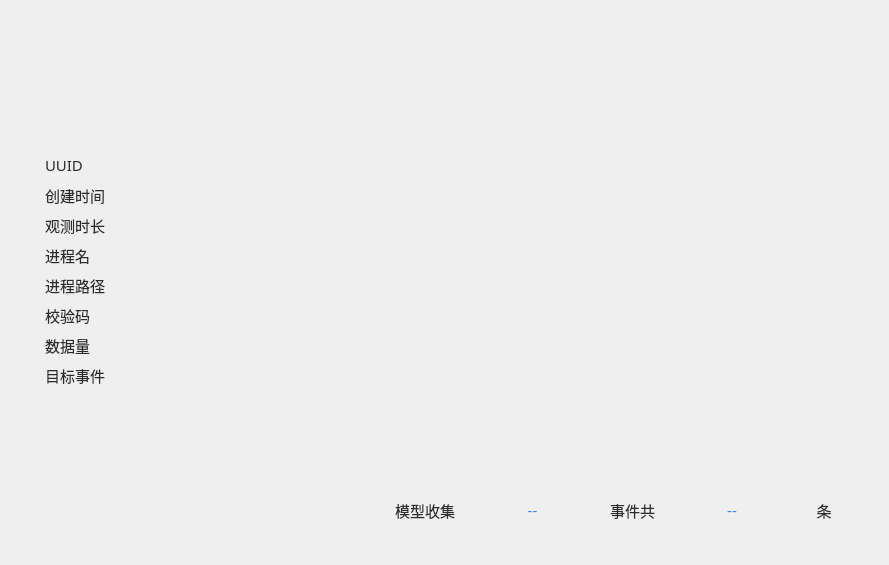
<?xml version="1.0" encoding="UTF-8"?>
<ui version="4.0">
 <class>SummaryView</class>
 <widget class="QWidget" name="SummaryView">
  <property name="geometry">
   <rect>
    <x>0</x>
    <y>0</y>
    <width>889</width>
    <height>565</height>
   </rect>
  </property>
  <property name="sizePolicy">
   <sizepolicy hsizetype="Preferred" vsizetype="Preferred">
    <horstretch>0</horstretch>
    <verstretch>0</verstretch>
   </sizepolicy>
  </property>
  <property name="minimumSize">
   <size>
    <width>0</width>
    <height>0</height>
   </size>
  </property>
  <property name="maximumSize">
   <size>
    <width>16777215</width>
    <height>16777215</height>
   </size>
  </property>
  <property name="windowTitle">
   <string>SummaryView</string>
  </property>
  <property name="styleSheet">
   <string notr="true"/>
  </property>
  <layout class="QGridLayout" name="gridLayout" columnstretch="0,1">
   <property name="leftMargin">
    <number>30</number>
   </property>
   <property name="topMargin">
    <number>15</number>
   </property>
   <property name="rightMargin">
    <number>30</number>
   </property>
   <property name="bottomMargin">
    <number>30</number>
   </property>
   <property name="spacing">
    <number>15</number>
   </property>
   <item row="2" column="1">
    <widget class="QWidget" name="widget_tooltip" native="true">
     <property name="minimumSize">
      <size>
       <width>0</width>
       <height>50</height>
      </size>
     </property>
     <property name="maximumSize">
      <size>
       <width>16777215</width>
       <height>50</height>
      </size>
     </property>
     <property name="styleSheet">
      <string notr="true">QLabel{font-size: 15px; color: #2c2c2c}</string>
     </property>
     <layout class="QHBoxLayout" name="horizontalLayout_7" stretch="0,1,0,1,0">
      <property name="spacing">
       <number>0</number>
      </property>
      <property name="leftMargin">
       <number>10</number>
      </property>
      <property name="topMargin">
       <number>10</number>
      </property>
      <property name="rightMargin">
       <number>10</number>
      </property>
      <property name="bottomMargin">
       <number>10</number>
      </property>
      <item>
       <widget class="QLabel" name="label_tooltip_tip1">
        <property name="minimumSize">
         <size>
          <width>80</width>
          <height>30</height>
         </size>
        </property>
        <property name="maximumSize">
         <size>
          <width>80</width>
          <height>30</height>
         </size>
        </property>
        <property name="font">
         <font>
          <family>Microsoft YaHei</family>
          <pointsize>-1</pointsize>
         </font>
        </property>
        <property name="text">
         <string>模型收集</string>
        </property>
        <property name="alignment">
         <set>Qt::AlignCenter</set>
        </property>
       </widget>
      </item>
      <item>
       <widget class="QLabel" name="label_tooltip_event_name">
        <property name="minimumSize">
         <size>
          <width>0</width>
          <height>30</height>
         </size>
        </property>
        <property name="maximumSize">
         <size>
          <width>16777215</width>
          <height>30</height>
         </size>
        </property>
        <property name="font">
         <font>
          <family>Microsoft YaHei</family>
          <pointsize>-1</pointsize>
         </font>
        </property>
        <property name="styleSheet">
         <string notr="true">QLabel{color:#3385ff;}</string>
        </property>
        <property name="text">
         <string>--</string>
        </property>
        <property name="alignment">
         <set>Qt::AlignCenter</set>
        </property>
       </widget>
      </item>
      <item>
       <widget class="QLabel" name="label_tooltip_tip2">
        <property name="minimumSize">
         <size>
          <width>65</width>
          <height>30</height>
         </size>
        </property>
        <property name="maximumSize">
         <size>
          <width>65</width>
          <height>30</height>
         </size>
        </property>
        <property name="font">
         <font>
          <family>Microsoft YaHei</family>
          <pointsize>-1</pointsize>
         </font>
        </property>
        <property name="text">
         <string>事件共</string>
        </property>
        <property name="alignment">
         <set>Qt::AlignCenter</set>
        </property>
       </widget>
      </item>
      <item>
       <widget class="QLabel" name="label_tooltip_event_count">
        <property name="minimumSize">
         <size>
          <width>0</width>
          <height>30</height>
         </size>
        </property>
        <property name="maximumSize">
         <size>
          <width>16777215</width>
          <height>30</height>
         </size>
        </property>
        <property name="font">
         <font>
          <family>Microsoft YaHei</family>
          <pointsize>-1</pointsize>
         </font>
        </property>
        <property name="styleSheet">
         <string notr="true">QLabel{color:#3385ff;}</string>
        </property>
        <property name="text">
         <string>--</string>
        </property>
        <property name="alignment">
         <set>Qt::AlignCenter</set>
        </property>
       </widget>
      </item>
      <item>
       <widget class="QLabel" name="label_tooltip_tip3">
        <property name="minimumSize">
         <size>
          <width>50</width>
          <height>30</height>
         </size>
        </property>
        <property name="maximumSize">
         <size>
          <width>50</width>
          <height>30</height>
         </size>
        </property>
        <property name="font">
         <font>
          <family>Microsoft YaHei</family>
          <pointsize>-1</pointsize>
         </font>
        </property>
        <property name="text">
         <string>条</string>
        </property>
        <property name="alignment">
         <set>Qt::AlignCenter</set>
        </property>
       </widget>
      </item>
     </layout>
    </widget>
   </item>
   <item row="0" column="0">
    <widget class="QWidget" name="widget_proc" native="true">
     <property name="minimumSize">
      <size>
       <width>330</width>
       <height>100</height>
      </size>
     </property>
     <property name="maximumSize">
      <size>
       <width>330</width>
       <height>100</height>
      </size>
     </property>
     <property name="styleSheet">
      <string notr="true"/>
     </property>
     <layout class="QHBoxLayout" name="horizontalLayout_11">
      <property name="spacing">
       <number>15</number>
      </property>
      <property name="leftMargin">
       <number>20</number>
      </property>
      <property name="topMargin">
       <number>20</number>
      </property>
      <property name="rightMargin">
       <number>20</number>
      </property>
      <property name="bottomMargin">
       <number>20</number>
      </property>
      <item>
       <widget class="QLabel" name="label_proc_icon">
        <property name="minimumSize">
         <size>
          <width>60</width>
          <height>60</height>
         </size>
        </property>
        <property name="maximumSize">
         <size>
          <width>60</width>
          <height>60</height>
         </size>
        </property>
        <property name="text">
         <string/>
        </property>
        <property name="scaledContents">
         <bool>true</bool>
        </property>
       </widget>
      </item>
      <item>
       <widget class="QLabel" name="label_proc_name">
        <property name="minimumSize">
         <size>
          <width>0</width>
          <height>60</height>
         </size>
        </property>
        <property name="maximumSize">
         <size>
          <width>16777215</width>
          <height>60</height>
         </size>
        </property>
        <property name="font">
         <font>
          <family>Microsoft YaHei</family>
          <pointsize>-1</pointsize>
         </font>
        </property>
        <property name="styleSheet">
         <string notr="true">QLabel
{
	font-size: 20px;
	color: white;
}</string>
        </property>
        <property name="text">
         <string/>
        </property>
        <property name="alignment">
         <set>Qt::AlignCenter</set>
        </property>
       </widget>
      </item>
     </layout>
    </widget>
   </item>
   <item row="0" column="1" rowspan="2">
    <widget class="QChartView" name="graphicsView_chart">
     <property name="styleSheet">
      <string notr="true">#graphicsView_chart{background: transparent;}</string>
     </property>
     <property name="frameShape">
      <enum>QFrame::NoFrame</enum>
     </property>
    </widget>
   </item>
   <item row="1" column="0" rowspan="2">
    <widget class="QWidget" name="widget_info" native="true">
     <property name="minimumSize">
      <size>
       <width>330</width>
       <height>0</height>
      </size>
     </property>
     <property name="maximumSize">
      <size>
       <width>330</width>
       <height>16777215</height>
      </size>
     </property>
     <property name="styleSheet">
      <string notr="true">QLabel{font-size: 15px; color: #2c2c2c}</string>
     </property>
     <layout class="QVBoxLayout" name="verticalLayout" stretch="0,0,0,0,0,0,0,1">
      <property name="spacing">
       <number>0</number>
      </property>
      <property name="leftMargin">
       <number>15</number>
      </property>
      <property name="topMargin">
       <number>20</number>
      </property>
      <property name="rightMargin">
       <number>15</number>
      </property>
      <property name="bottomMargin">
       <number>20</number>
      </property>
      <item>
       <layout class="QHBoxLayout" name="horizontalLayout_10">
        <property name="spacing">
         <number>0</number>
        </property>
        <item>
         <widget class="QLabel" name="label_info_uuid_tip">
          <property name="minimumSize">
           <size>
            <width>75</width>
            <height>30</height>
           </size>
          </property>
          <property name="maximumSize">
           <size>
            <width>75</width>
            <height>30</height>
           </size>
          </property>
          <property name="font">
           <font>
            <family>Microsoft YaHei</family>
            <pointsize>-1</pointsize>
           </font>
          </property>
          <property name="styleSheet">
           <string notr="true"/>
          </property>
          <property name="text">
           <string>UUID</string>
          </property>
         </widget>
        </item>
        <item>
         <widget class="QLabel" name="label_info_uuid">
          <property name="minimumSize">
           <size>
            <width>0</width>
            <height>30</height>
           </size>
          </property>
          <property name="maximumSize">
           <size>
            <width>16777215</width>
            <height>30</height>
           </size>
          </property>
          <property name="font">
           <font>
            <family>Microsoft YaHei</family>
            <pointsize>-1</pointsize>
           </font>
          </property>
          <property name="styleSheet">
           <string notr="true"/>
          </property>
          <property name="text">
           <string/>
          </property>
         </widget>
        </item>
       </layout>
      </item>
      <item>
       <layout class="QHBoxLayout" name="horizontalLayout_6">
        <property name="spacing">
         <number>0</number>
        </property>
        <item>
         <widget class="QLabel" name="label_info_timestamp_tip">
          <property name="minimumSize">
           <size>
            <width>75</width>
            <height>30</height>
           </size>
          </property>
          <property name="maximumSize">
           <size>
            <width>75</width>
            <height>30</height>
           </size>
          </property>
          <property name="font">
           <font>
            <family>Microsoft YaHei</family>
            <pointsize>-1</pointsize>
           </font>
          </property>
          <property name="styleSheet">
           <string notr="true"/>
          </property>
          <property name="text">
           <string>创建时间</string>
          </property>
         </widget>
        </item>
        <item>
         <widget class="QLabel" name="label_info_timestamp">
          <property name="minimumSize">
           <size>
            <width>0</width>
            <height>30</height>
           </size>
          </property>
          <property name="maximumSize">
           <size>
            <width>16777215</width>
            <height>30</height>
           </size>
          </property>
          <property name="font">
           <font>
            <family>Microsoft YaHei</family>
            <pointsize>-1</pointsize>
           </font>
          </property>
          <property name="styleSheet">
           <string notr="true"/>
          </property>
          <property name="text">
           <string/>
          </property>
         </widget>
        </item>
       </layout>
      </item>
      <item>
       <layout class="QHBoxLayout" name="horizontalLayout_5">
        <property name="spacing">
         <number>0</number>
        </property>
        <item>
         <widget class="QLabel" name="label_info_duration_tip">
          <property name="minimumSize">
           <size>
            <width>75</width>
            <height>30</height>
           </size>
          </property>
          <property name="maximumSize">
           <size>
            <width>75</width>
            <height>30</height>
           </size>
          </property>
          <property name="font">
           <font>
            <family>Microsoft YaHei</family>
            <pointsize>-1</pointsize>
           </font>
          </property>
          <property name="styleSheet">
           <string notr="true"/>
          </property>
          <property name="text">
           <string>观测时长</string>
          </property>
         </widget>
        </item>
        <item>
         <widget class="QLabel" name="label_info_duration">
          <property name="minimumSize">
           <size>
            <width>0</width>
            <height>30</height>
           </size>
          </property>
          <property name="maximumSize">
           <size>
            <width>16777215</width>
            <height>30</height>
           </size>
          </property>
          <property name="font">
           <font>
            <family>Microsoft YaHei</family>
            <pointsize>-1</pointsize>
           </font>
          </property>
          <property name="styleSheet">
           <string notr="true"/>
          </property>
          <property name="text">
           <string/>
          </property>
         </widget>
        </item>
       </layout>
      </item>
      <item>
       <layout class="QHBoxLayout" name="horizontalLayout_4">
        <property name="spacing">
         <number>0</number>
        </property>
        <item>
         <widget class="QLabel" name="label_info_pname_tip">
          <property name="minimumSize">
           <size>
            <width>75</width>
            <height>30</height>
           </size>
          </property>
          <property name="maximumSize">
           <size>
            <width>75</width>
            <height>30</height>
           </size>
          </property>
          <property name="font">
           <font>
            <family>Microsoft YaHei</family>
            <pointsize>-1</pointsize>
           </font>
          </property>
          <property name="styleSheet">
           <string notr="true"/>
          </property>
          <property name="text">
           <string>进程名</string>
          </property>
         </widget>
        </item>
        <item>
         <widget class="QLabel" name="label_info_pname">
          <property name="minimumSize">
           <size>
            <width>0</width>
            <height>30</height>
           </size>
          </property>
          <property name="maximumSize">
           <size>
            <width>16777215</width>
            <height>30</height>
           </size>
          </property>
          <property name="font">
           <font>
            <family>Microsoft YaHei</family>
            <pointsize>-1</pointsize>
           </font>
          </property>
          <property name="styleSheet">
           <string notr="true"/>
          </property>
          <property name="text">
           <string/>
          </property>
         </widget>
        </item>
       </layout>
      </item>
      <item>
       <layout class="QHBoxLayout" name="horizontalLayout_3">
        <property name="spacing">
         <number>0</number>
        </property>
        <item>
         <widget class="QLabel" name="label_info_ppath_tip">
          <property name="minimumSize">
           <size>
            <width>75</width>
            <height>30</height>
           </size>
          </property>
          <property name="maximumSize">
           <size>
            <width>75</width>
            <height>30</height>
           </size>
          </property>
          <property name="font">
           <font>
            <family>Microsoft YaHei</family>
            <pointsize>-1</pointsize>
           </font>
          </property>
          <property name="styleSheet">
           <string notr="true"/>
          </property>
          <property name="text">
           <string>进程路径</string>
          </property>
         </widget>
        </item>
        <item>
         <widget class="QLabel" name="label_info_ppath">
          <property name="minimumSize">
           <size>
            <width>0</width>
            <height>30</height>
           </size>
          </property>
          <property name="maximumSize">
           <size>
            <width>16777215</width>
            <height>30</height>
           </size>
          </property>
          <property name="font">
           <font>
            <family>Microsoft YaHei</family>
            <pointsize>-1</pointsize>
           </font>
          </property>
          <property name="styleSheet">
           <string notr="true"/>
          </property>
          <property name="text">
           <string/>
          </property>
         </widget>
        </item>
       </layout>
      </item>
      <item>
       <layout class="QHBoxLayout" name="horizontalLayout_2">
        <property name="spacing">
         <number>0</number>
        </property>
        <item>
         <widget class="QLabel" name="label_info_pmd5_tip">
          <property name="minimumSize">
           <size>
            <width>75</width>
            <height>30</height>
           </size>
          </property>
          <property name="maximumSize">
           <size>
            <width>75</width>
            <height>30</height>
           </size>
          </property>
          <property name="font">
           <font>
            <family>Microsoft YaHei</family>
            <pointsize>-1</pointsize>
           </font>
          </property>
          <property name="styleSheet">
           <string notr="true"/>
          </property>
          <property name="text">
           <string>校验码</string>
          </property>
         </widget>
        </item>
        <item>
         <widget class="QLabel" name="label_info_pmd5">
          <property name="minimumSize">
           <size>
            <width>0</width>
            <height>30</height>
           </size>
          </property>
          <property name="maximumSize">
           <size>
            <width>16777215</width>
            <height>30</height>
           </size>
          </property>
          <property name="font">
           <font>
            <family>Microsoft YaHei</family>
            <pointsize>-1</pointsize>
           </font>
          </property>
          <property name="styleSheet">
           <string notr="true"/>
          </property>
          <property name="text">
           <string/>
          </property>
         </widget>
        </item>
       </layout>
      </item>
      <item>
       <layout class="QHBoxLayout" name="horizontalLayout">
        <property name="spacing">
         <number>0</number>
        </property>
        <item>
         <widget class="QLabel" name="label_info_cevent_tip">
          <property name="minimumSize">
           <size>
            <width>75</width>
            <height>30</height>
           </size>
          </property>
          <property name="maximumSize">
           <size>
            <width>75</width>
            <height>30</height>
           </size>
          </property>
          <property name="font">
           <font>
            <family>Microsoft YaHei</family>
            <pointsize>-1</pointsize>
           </font>
          </property>
          <property name="styleSheet">
           <string notr="true"/>
          </property>
          <property name="text">
           <string>数据量</string>
          </property>
         </widget>
        </item>
        <item>
         <widget class="QLabel" name="label_info_cevent">
          <property name="minimumSize">
           <size>
            <width>0</width>
            <height>30</height>
           </size>
          </property>
          <property name="maximumSize">
           <size>
            <width>16777215</width>
            <height>30</height>
           </size>
          </property>
          <property name="font">
           <font>
            <family>Microsoft YaHei</family>
            <pointsize>-1</pointsize>
           </font>
          </property>
          <property name="styleSheet">
           <string notr="true"/>
          </property>
          <property name="text">
           <string/>
          </property>
         </widget>
        </item>
       </layout>
      </item>
      <item>
       <layout class="QGridLayout" name="gridLayout_2" rowstretch="0,1" columnstretch="0,1">
        <property name="verticalSpacing">
         <number>0</number>
        </property>
        <item row="0" column="0">
         <widget class="QLabel" name="label_info_fevent_tip">
          <property name="minimumSize">
           <size>
            <width>75</width>
            <height>30</height>
           </size>
          </property>
          <property name="maximumSize">
           <size>
            <width>75</width>
            <height>30</height>
           </size>
          </property>
          <property name="font">
           <font>
            <family>Microsoft YaHei</family>
            <pointsize>-1</pointsize>
           </font>
          </property>
          <property name="text">
           <string>目标事件</string>
          </property>
         </widget>
        </item>
        <item row="0" column="1" rowspan="2">
         <widget class="QScrollArea" name="scrollArea_info_fevent">
          <property name="frameShape">
           <enum>QFrame::NoFrame</enum>
          </property>
          <property name="horizontalScrollBarPolicy">
           <enum>Qt::ScrollBarAlwaysOff</enum>
          </property>
          <property name="widgetResizable">
           <bool>true</bool>
          </property>
          <widget class="QWidget" name="scrollAreaWidgetContents_info_fevent">
           <property name="geometry">
            <rect>
             <x>0</x>
             <y>0</y>
             <width>217</width>
             <height>139</height>
            </rect>
           </property>
           <property name="styleSheet">
            <string notr="true">#scrollAreaWidgetContents_info_fevent{background: transparent;}</string>
           </property>
          </widget>
         </widget>
        </item>
        <item row="1" column="0">
         <spacer name="verticalSpacer">
          <property name="orientation">
           <enum>Qt::Vertical</enum>
          </property>
          <property name="sizeHint" stdset="0">
           <size>
            <width>58</width>
            <height>36</height>
           </size>
          </property>
         </spacer>
        </item>
       </layout>
      </item>
     </layout>
    </widget>
   </item>
  </layout>
 </widget>
 <layoutdefault spacing="6" margin="11"/>
 <customwidgets>
  <customwidget>
   <class>QChartView</class>
   <extends>QGraphicsView</extends>
   <header>QtCharts</header>
  </customwidget>
 </customwidgets>
 <resources>
  <include location="Animism.qrc"/>
 </resources>
 <connections/>
</ui>
